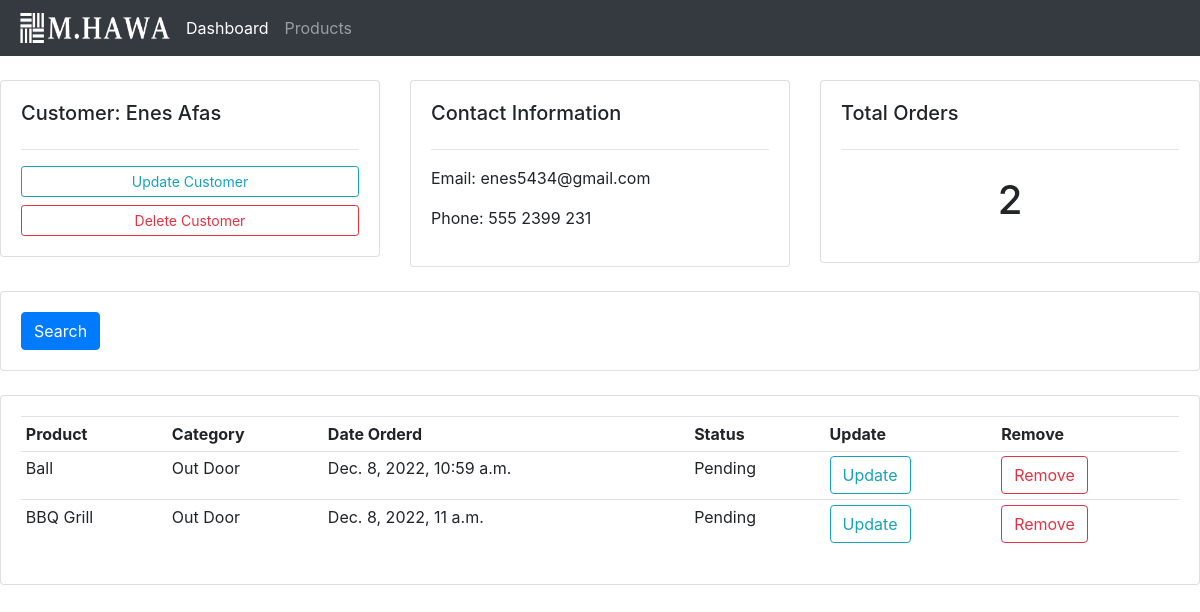
Before: /customer/1/ with the older database file.
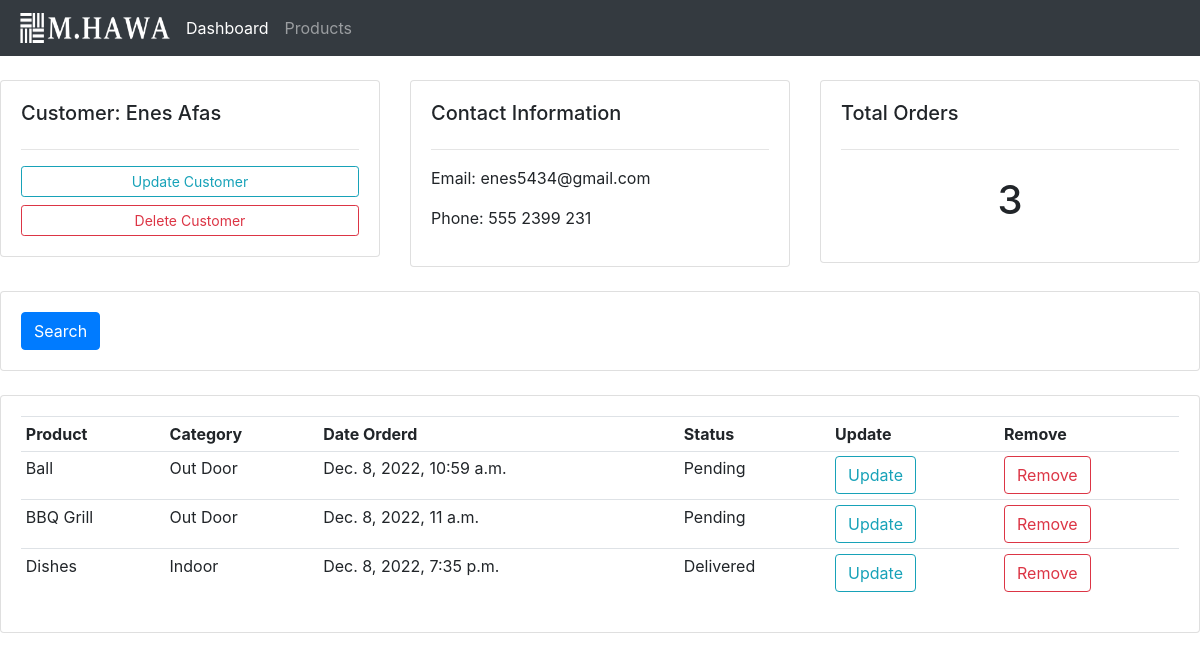
After: the same page with the newer database file.
### accounts/models.py (models this page shows, shortened)
class Order(models.Model):
    STATUS = (
        ('Pending', 'Pending'),
        ('Out for delivery', 'Out for delivery'),
        ('Delivered', 'Delivered'),
    )
    customer = models.ForeignKey(Customer, null=True, on_delete=models.SET_NULL)
    product = models.ForeignKey(Product, null=True, on_delete=models.SET_NULL)
    date_created = date_created = models.DateTimeField(auto_now_add=True, null=True)
    status = models.CharField(max_length=100, choices=STATUS, null=True)

class Product(models.Model):
    CATEGORY = (
        ('Indoor', 'Indoor'),
        ('Out Door', 'Out Door'),
    )
    name = models.CharField(max_length=100)
    price = models.FloatField(null=True)
    category = models.CharField(max_length=50, null=True, choices=CATEGORY)
    description = models.TextField(max_length=200, null=True, blank=True)
    date_created = date_created = models.DateTimeField(auto_now_add=True, null=True)
    tags = models.ManyToManyField(Tag)
    def __str__(self):
        return self.name

### accounts/views.py (the view)
# urls.py: path('customer/<str:pk>/', views.customer, name='customer'),
def customer(request, pk):
    customer = Customer.objects.get(id=pk)
    orders = customer.order_set.all()
    total_orders = orders.count()
    context = {'customer': customer, 'orders': orders, 'total_orders': total_orders}
    return render(request, 'accounts/customer.html', context)

### accounts/models.py (called while the page is built)
    def __str__(self):
        return self.name

### accounts/templates/accounts/customer.html
{% extends 'base.html' %}
{% block content %}
<br>
<div class="row">
    <div class="col-md">
        <div class="card card-body">
            <h5>Customer: {{customer}}</h5>
            <hr>
            <a href="" class="btn btn-outline-info btn-sm btn-block">Update Customer</a>
            <a href="" class="btn btn-outline-danger btn-sm btn-block">Delete Customer</a>
        </div>
    </div>
    <div class="col-md">
        <div class="card card-body">
            <h5>Contact Information</h5>
            <hr>
            <p>Email: {{customer.email}}</p>
            <p>Phone: {{customer.phone}}</p>
        </div>
    </div>
    <div class="col-md">
        <div class="card card-body">
            <h5>Total Orders</h5>
            <hr>
            <h1 style="text-align: center; padding:10px">{{total_orders}}</h1>
        </div>
    </div>
</div>
<br>
<div class="row">
    <div class="col">
        <div class="card card-body">
            <form action="" method="get">
                <button class="btn btn-primary" type="submit">Search</button>
            </form>
        </div>
    </div>
</div>
<br>
<div class="row">
    <div class="col-md">
        <div class="card card-body">
            <table class="table table-sm">
                <tr>
                    <th>Product</th>
                    <th>Category</th>
                    <th>Date Orderd</th>
                    <th>Status</th>
                    <th>Update</th>
                    <th>Remove</th>
                </tr>
                {% for order in orders %}
                    <tr>
                        <td>{{order.product}}</td>
                        <td>{{order.product.category}}</td>
                        <td>{{order.date_created}}</td>
                        <td>{{order.status}}</td>
                        <td><a class="btn btn-outline-info" href="{% url 'update-order' order.id %}">Update</a></td>
                        <td><a class="btn btn-outline-danger" href="{% url 'delete-order' order.id %}">Remove</a></td>
                    </tr>
                {% endfor %}
            </table>
        </div>
    </div>
</div>
{% endblock content %}

Changed rows visible on the page:
added Order: product "Dishes", product.category "Indoor", date_created "Dec. 8, 2022, 7:35 p.m.", status "Delivered"
Other visible differences:
{{ total_orders }}: "2" → "3"
